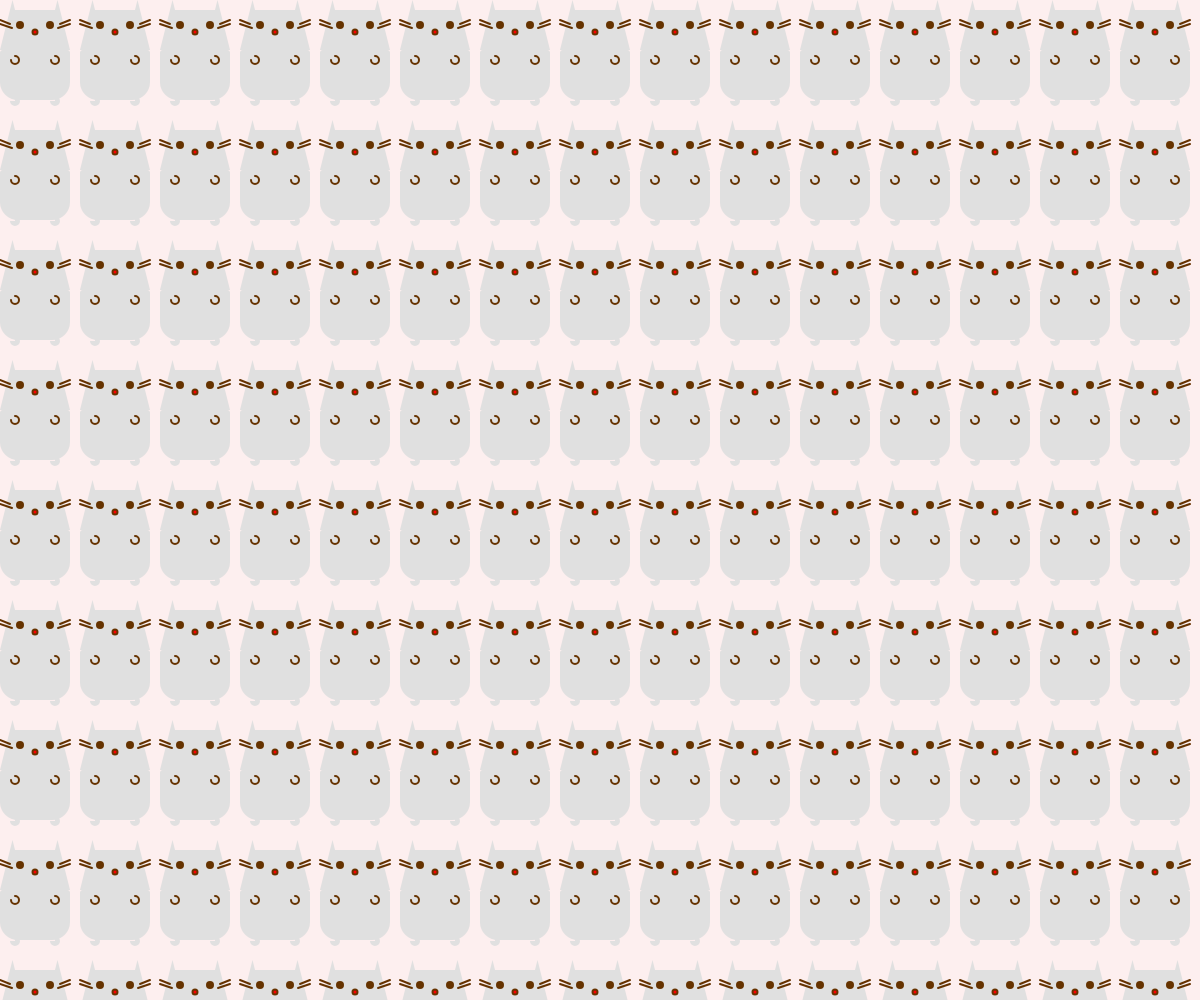
Frame 1 (no input)
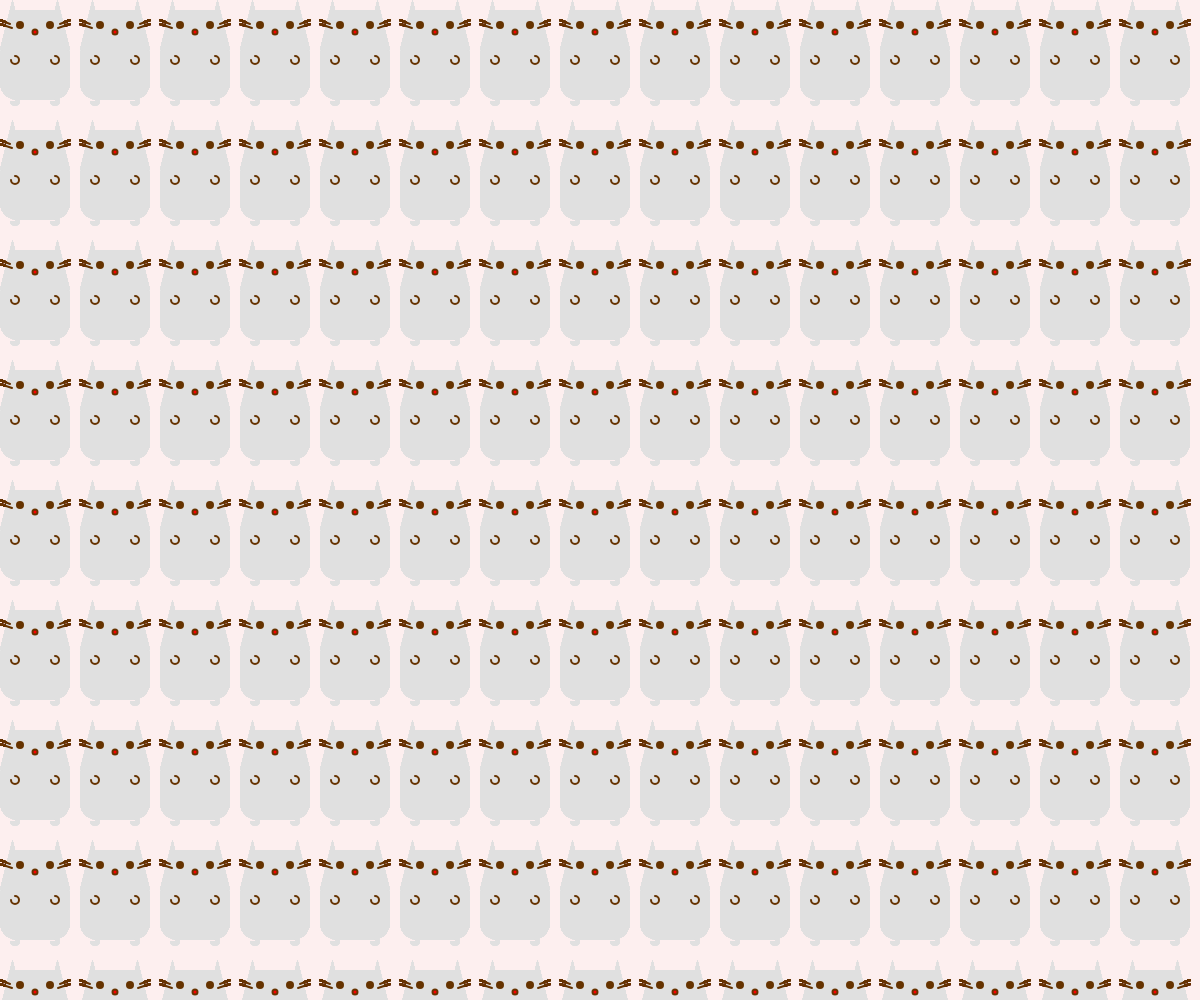
Frame 60 (no input)
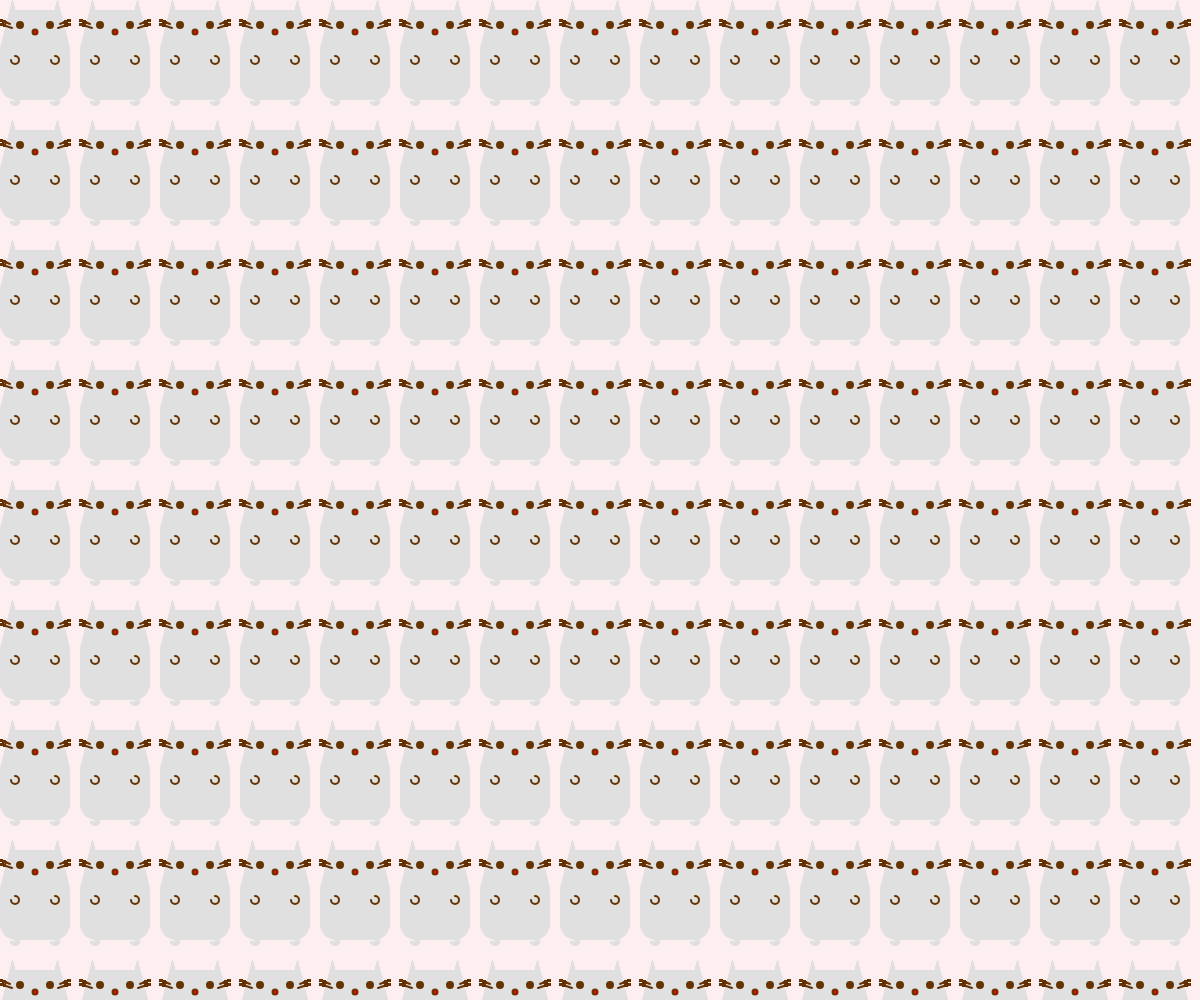
Frame 120 (the mouse pressed at the canvas centre since frame 60)

The p5.js sketch that drew these frames (run headless with seeded random() and noise() and a simulated clock; from frame 60 on, the mouse is pressed at the canvas centre):

// p5.js sketch
// ── sketch.js
function setup() {
  var cnv = createCanvas(windowWidth,windowHeight);
  var w=(windowWidth - width)/2;
  var h=(windowHeight - height)/2;
  cnv.position(w,h);
  background(253,239,239);
  //background(0);
}

function draw() {
  for(var x=0; x<width; x+=80){
    for(var y=0; y<height; y+=120){
      drawPusheen(x,y);
    }
  }
}

function drawPusheen(x,y){
  noStroke();
  fill(224,224,224);
  
  //ears
  push();
  beginShape(TRIANGLES);
  vertex(x+12.5,y);
  vertex(x+10,y+10);
  vertex(x+15,y+10);

  vertex(x+60,y+10);
  vertex(x+57.5,y);
  vertex(x+55,y+10);
  endShape(CLOSE);
  pop();
  
  //shape of the face
  rect(x+10,y+10,50,40);
  beginShape(TRIANGLES);
  vertex(x+10,y+10);
  vertex(x+10,y+50);
  vertex(x,y+50);
  
  vertex(x+60,y+10);
  vertex(x+60,y+50);
  vertex(x+70,y+50);
  endShape();
  
  //eyes
  fill(102,51,0);
  ellipse(x+20,y+25,8);
  ellipse(x+50,y+25,8);
  
  //nose & mouth
  fill(253,0,0);
  strokeWeight(2);
  stroke(102,51,0);
  ellipse(x+35,y+32,5);
  
  //whiskers
  stroke(102,51,0);
  strokeWeight(2);
  line(x,y+20,x+10,y+24);
  line(x,y+24,x+12,y+28);
  line(x+70,y+20,x+60,y+24);
  line(x+70,y+24,x+58,y+28);
  
  //body
  noStroke();
  fill(224,224,224);
  rect(x,y+50,70,50,3,3,18,18);
  
  //hands
  stroke(102,51,0);
  arc(x+15,y+60,8,8,PI+HALF_PI,PI);
  arc(x+55,y+60,8,8,PI+HALF_PI,PI);
  
  //feet
  noStroke();
  arc(x+15,y+101,10,10,PI+HALF_PI,PI);
  arc(x+55,y+101,10,10,PI+HALF_PI,PI);
}
